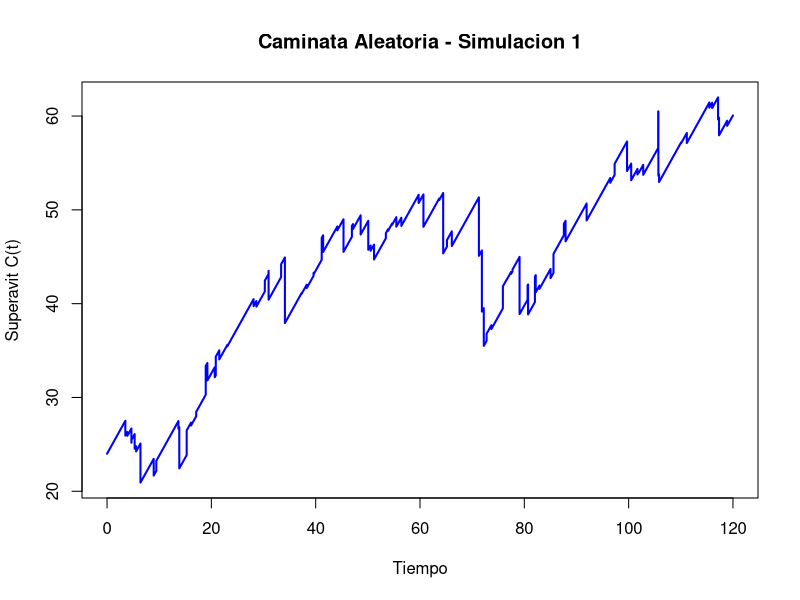
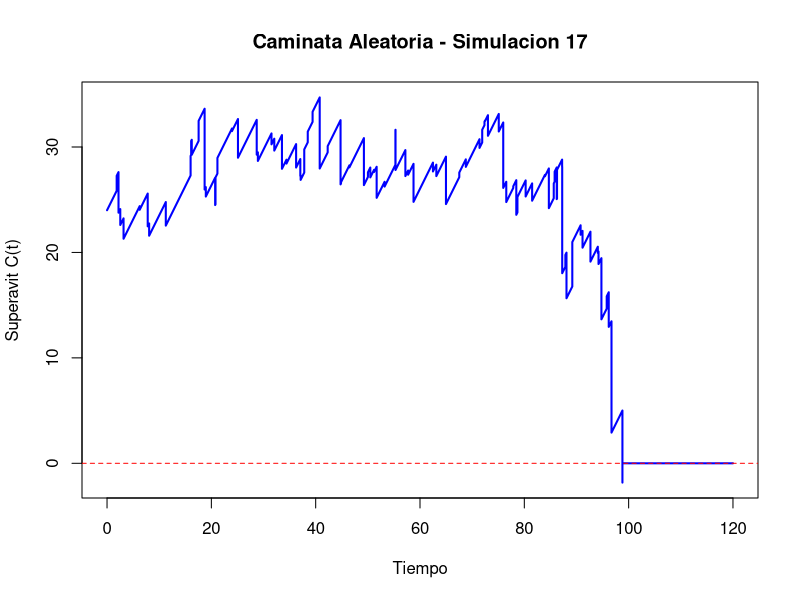

Source code (R) for these figures, in order: (Note: a time limit stopped this script after it produced the figures.)
set.seed(89)  # para reproducibilidad

### MODELO ###

# PARTE II: Explorar diferentes procesos de frecuencia
# Weibull (Proceso de Renovacion)

## Parametros generales del modelo
u <- 24 # capital inicial
c <- 1 # tasa de ingreso de primas por unidad de tiempo
Tmax <- 120 # tiempo total a simular
nsim <- 10000 # Numero de simulaciones para Monte Carlo

## Parametros de frecuencia
# Parametros de la distribucion de arribos de siniestros (Weibull)
sigma <- 1.85
k <- 1.5
# Parametros de la distribucion de arribos de inyecciones (Exponencial)
lambda <- 0.3

## Parametros de tamano
# Parametros de la distribucion de tamanos de siniestros (Exponencial)
lambda_2 <- 0.5
# Parametros de la distribucion de tamanos de inyecciones (Gamma)
alpha <- 2
sigma_2 <- 0.6

### Monte Carlo ###

## Condiciones iniciales
contador_ruinas <- 0 # Contador de ruinas
contador_no_ruinas <- 0 # Contador de no-ruinas
tiempos_ruina <- numeric() # Tiempos de ruinas
utilidades <- numeric(nsim) # Utilidades
graficado_ruina <- FALSE
graficado_no_ruina <- FALSE

## Simulaciones
for (i in 1:nsim) {
  
  ## Tiempos de arribo de los siniestros
  arribos_brutos_sin <- cumsum(rweibull(n = Tmax * 2 / sigma, 
                                        shape = k, scale = sigma))
  if (tail(arribos_brutos_sin, 1) < Tmax) {
    warning("No se generaron suficientes eventos para cubrir hasta Tmax. Aumentar n.")
  }
  arribos_sin <- arribos_brutos_sin[arribos_brutos_sin <= Tmax]
  n_sin <- length(arribos_sin)
  
  ## Tiempos de arribo de las inyecciones
  arribos_brutos_iny <- cumsum(rexp(n = Tmax * lambda * 2, rate = lambda))
  if (tail(arribos_brutos_iny, 1) < Tmax) {
    warning("No se generaron suficientes eventos para cubrir hasta Tmax. Aumentar n.")
  }
  arribos_iny <- arribos_brutos_iny[arribos_brutos_iny <= Tmax]
  n_iny <- length(arribos_iny)
  
  ## Tamanos de los siniestros
  siniestros <- rexp(n_sin, rate = lambda_2)
  
  ## Tamanos de las inyecciones
  inyecciones <- rgamma(n_iny, shape = alpha, scale = sigma_2)
  
  ### PROCESO DE SUPERAVIT ###
  
  ## Malla temporal
  malla_temp <- seq(0, Tmax, by = 0.001)
  Ct <- numeric(length(malla_temp))
  sin_index <- 1
  acumulados_sin <- 0
  iny_index <- 1
  acumulados_iny <- 0
  ruina_ocurrida <- FALSE
  tiempo_ruina <- NA
  
  for (j in seq_along(malla_temp)) {
    t <- malla_temp[j]
    
    ## Suma siniestros que ya ocurrieron hasta t
    while (sin_index <= n_sin && arribos_sin[sin_index] <= t) {
      acumulados_sin <- acumulados_sin + siniestros[sin_index]
      sin_index <- sin_index + 1
    }
    
    ## Suma inyecciones que ya ocurrieron hasta t
    while (iny_index <= n_iny && arribos_iny[iny_index] <= t) {
      acumulados_iny <- acumulados_iny + inyecciones[iny_index]
      iny_index <- iny_index + 1
    }
    
    ## Calculamos el superavit
    Ct[j] <- u + c * t - acumulados_sin + acumulados_iny
    
    ## Verificamos si hubo ruina
    if (!ruina_ocurrida && Ct[j] < 0) {
      ruina_ocurrida <- TRUE
      tiempo_ruina <- t
      break  # podemos salir del bucle si ya hay ruina
    }
  }
  
  ## Calculamos las utilidades (si hubo)
  t_final <- if (ruina_ocurrida) tiempo_ruina else Tmax # Tiempo final efectivo
  prima_total <- c * t_final # Prima acumulada hasta ese momento
  utilidades[i] <- prima_total - acumulados_sin # Utilidad (no incluye inyecciones, solo primas - siniestros)
  
  ## Almacenamos los datos de ruina (si hubo) o no-ruina
  if (ruina_ocurrida) {
    contador_ruinas <- contador_ruinas + 1
    tiempos_ruina <- c(tiempos_ruina, tiempo_ruina)
  }
  if (!ruina_ocurrida) {
    contador_no_ruinas <- contador_no_ruinas + 1
  }
  
  ## Graficamos la primera no-ruina
  if (!ruina_ocurrida && !graficado_no_ruina) {
    plot(malla_temp, Ct, type = "l", lwd = 2, col = "blue",
         xlab = "Tiempo", ylab = "Superavit C(t)",
         main = paste0("Caminata Aleatoria - Simulacion ", i))
    abline(h = 0, col = "red", lty = 2)
    graficado_no_ruina <- TRUE
  }
  
  ## Graficamos la primera ruina
  if (ruina_ocurrida && !graficado_ruina) {
    plot(malla_temp, Ct, type = "l", lwd = 2, col = "blue",
         xlab = "Tiempo", ylab = "Superavit C(t)",
         main = paste0("Caminata Aleatoria - Simulacion ", i))
    abline(h = 0, col = "red", lty = 2)
    graficado_ruina <- TRUE
  }
}

### Resultados ###

## Calculamos los resultados de las simulaciones Monte Carlo
prob_ruina <- contador_ruinas / nsim
tiempo_prom_ruina <- ifelse(length(tiempos_ruina) > 0, mean(tiempos_ruina), NA)

## Calculamos el Intervalo de confianza
z <- 1.96  # valor z para 95%
se <- sqrt(prob_ruina * (1 - prob_ruina) / nsim)  # error estandar
ic_inf <- prob_ruina - z * se
ic_sup <- prob_ruina + z * se
# Nota: 90% z = 1.645, 95% z = 1.96, 99% z = 2.576

### Resumen ###

## Cuadro Resumen
cat("Probabilidad estimada de ruina:", round(prob_ruina, 4), "\n")
cat("Intervalo de confianza al 95%: [", round(ic_inf, 4), ",", round(ic_sup, 4), "]\n")
cat("Tiempo promedio hasta la ruina (condicionado):", round(tiempo_prom_ruina, 4), "\n")
cat("Utilidad promedio:", round(mean(utilidades), 4), "\n")

## Graficas Resumen
if (length(tiempos_ruina) > 0) {
  hist(tiempos_ruina, breaks = 50, col = "lightblue",
       main = "Distribucion de los tiempos de ruina",
       xlab = "Tiempo de ruina", ylab = "Frecuencia")
}

hist(utilidades, breaks = 50, col = "lightgreen",
     main = "Distribucion de la utilidad (prima - siniestros)",
     xlab = "Utilidad", ylab = "Frecuencia")
